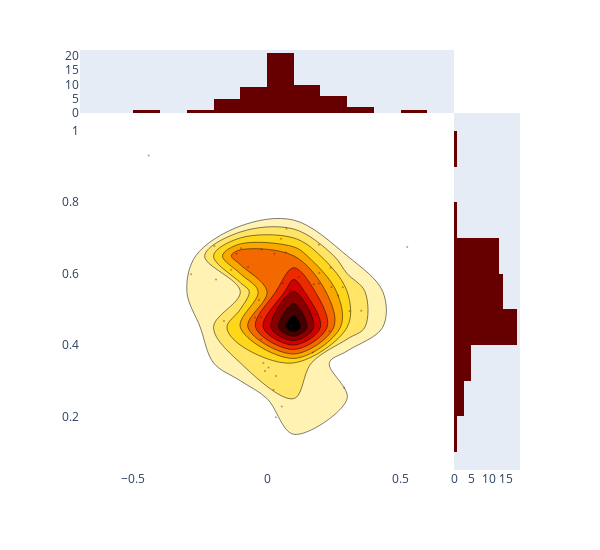

This figure's notebook cell:
### Code cell
trace1 = go.Scatter(
    x=data['polarity'], y=data['subjectivity'], mode='markers', name='points',
    marker=dict(color='rgb(102,0,0)', size=2, opacity=0.4)
)
trace2 = go.Histogram2dContour(
    x=data['polarity'], y=data['subjectivity'], name='density', ncontours=20,
    colorscale='Hot', reversescale=True, showscale=False
)
trace3 = go.Histogram(
    x=data['polarity'], name='Sentiment polarity density',
    marker=dict(color='rgb(102,0,0)'),
    yaxis='y2'
)
trace4 = go.Histogram(
    y=data['subjectivity'], name='Subjectivity density', marker=dict(color='rgb(102,0,0)'),
    xaxis='x2'
)
plot_data = [trace1, trace2, trace3, trace4]

layout = go.Layout(
    showlegend=False,
    autosize=False,
    width=600,
    height=550,
    xaxis=dict(
        domain=[0, 0.85],
        showgrid=False,
        zeroline=False
    ),
    yaxis=dict(
        domain=[0, 0.85],
        showgrid=False,
        zeroline=False
    ),
    margin=dict(
        t=50
    ),
    hovermode='closest',
    bargap=0,
    xaxis2=dict(
        domain=[0.85, 1],
        showgrid=False,
        zeroline=False
    ),
    yaxis2=dict(
        domain=[0.85, 1],
        showgrid=False,
        zeroline=False
    )
)

fig = go.Figure(data=plot_data, layout=layout)
iplot(fig, filename='2dhistogram-2d-density-plot-subplots')
